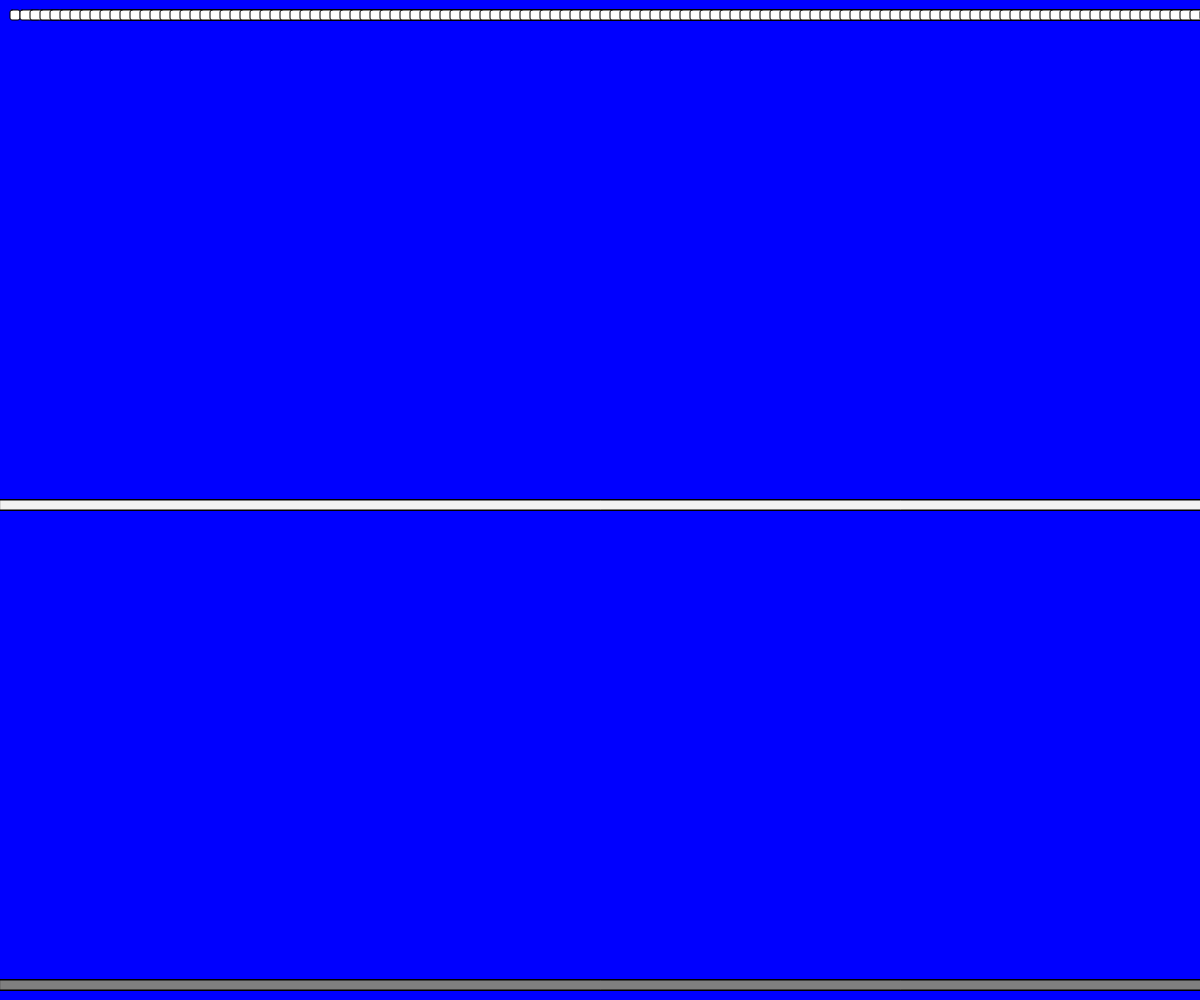
Frame 1 (no input)
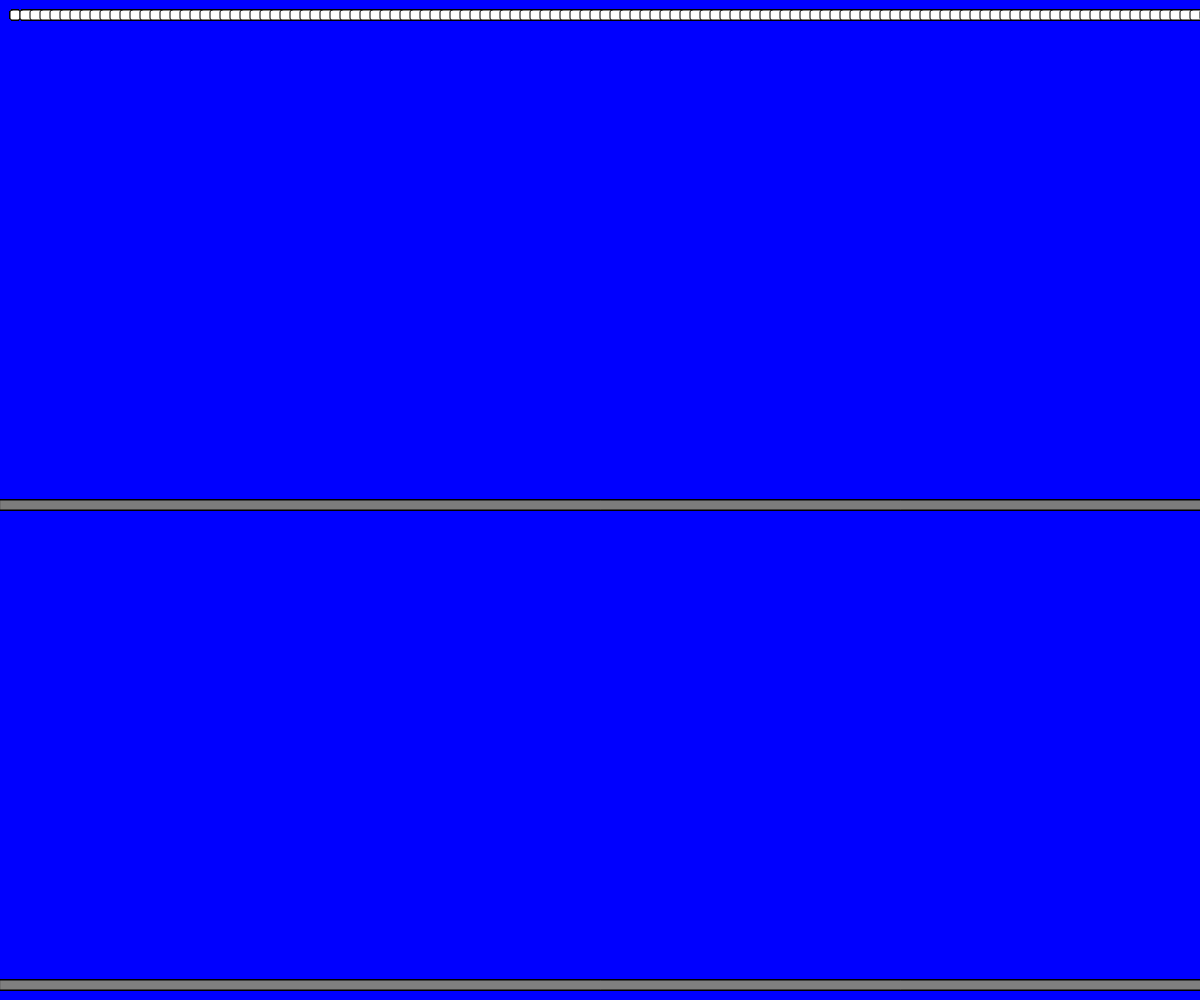
Frame 60 (no input)
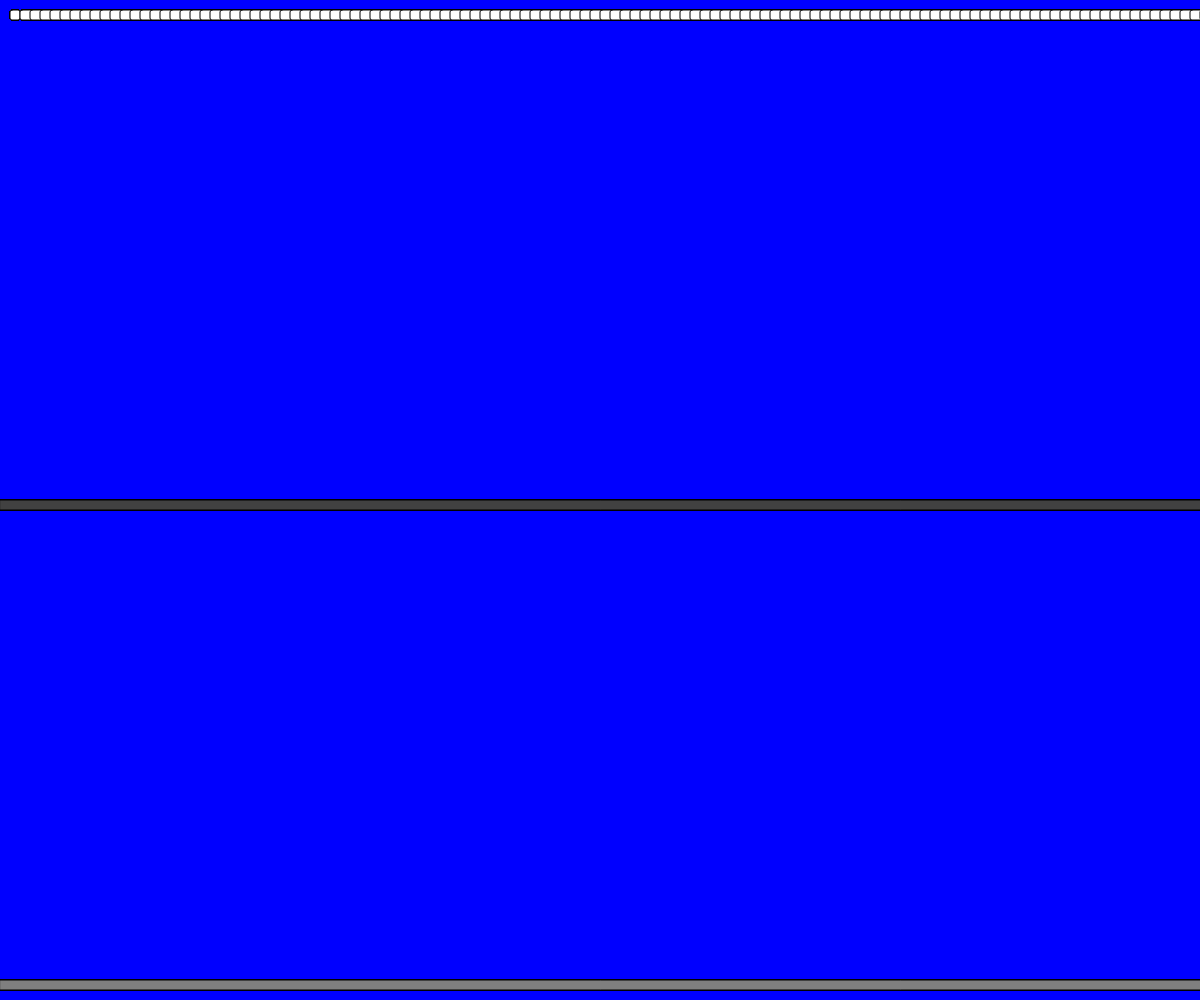
Frame 120 (the mouse pressed at the canvas centre since frame 60)

The p5.js sketch that drew these frames (run headless with seeded random() and noise() and a simulated clock; from frame 60 on, the mouse is pressed at the canvas centre):

// p5.js sketch
// ── sketch.js
// Create canvas with blue background that fits the screen.  

function setup() {
    createCanvas( windowWidth, windowHeight);
    background( 'blue');
}

// Over is my "X" value and down is my "Y" value. 
function draw() {
    let over = 10
    let down = 10

    // This basicly says that while our variable, "over", is less
    // than or equal to the width of the screen, then a 
    // rectangle will be drawn. 
    while ( over <= width) {
        fill(255);
        rect( over, down, over, down, 2);
        over = over + 10 // This line creates a new rectangle every frame that is 10 pixels to the left. 
        
    }
    // This says that as long as "x" is less than or equal
    // to the width of th screen, 
    // then a retangle will be drawn halfway down the screen. 
     for ( x = 0; x <= width; x += 10) {
        fill( random( 255) ); // Creating a random color for the rectangle loop.
        rect( 0, height / 2, over, down);
    }
    // The same is done here, except there is not random color
    // and it is at the bottom of the screen. 
        for ( x2 = 0; x2 <= height; x2 += 10) {
        fill(127); 
        rect( 0, height - 20, over, down);
        }

    }
